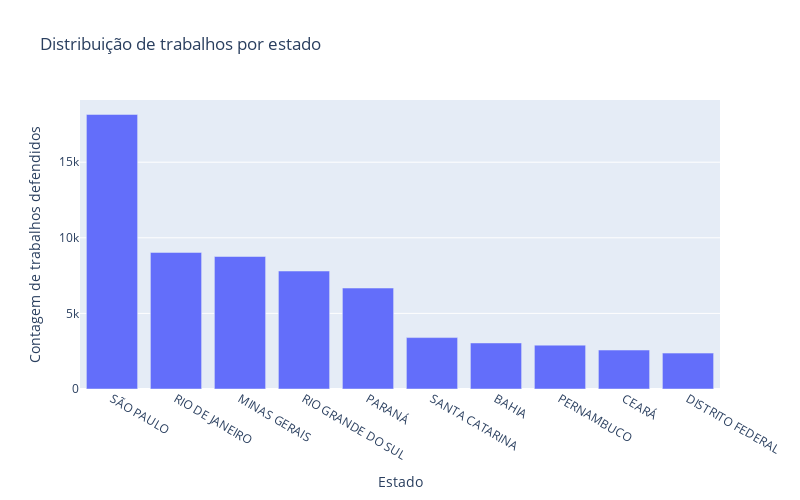

Notebook code for this chart:
### Code cell
df_top_15 = df_grouped.sort_values(by='Count', ascending=False).head(10)
fig = px.bar(df_top_15.sort_values(by='Count', ascending=False), x='Estados', y='Count', title='Distribuição de trabalhos por estado')
fig.update_layout(
    yaxis_title='Contagem de trabalhos defendidos',
    xaxis_title='Estado',
    width=800,  # Adjust the width
    height=500  # Adjust the height
)
fig.show()

### Figure 1 — Plotly figure (JSON) as saved in the notebook; plotly's stock layout.template omitted (floating-point values rounded to 4 significant figures)
{"data": [{"alignmentgroup": "True", "hovertemplate": "Estados=%{x}<br>Count=%{y}<extra></extra>", "legendgroup": "", "marker": {"color": "#636efa", "pattern": {"shape": ""}}, "name": "", "offsetgroup": "", "orientation": "v", "showlegend": false, "textposition": "auto", "type": "bar", "x": ["SÃO PAULO", "RIO DE JANEIRO", "MINAS GERAIS", "RIO GRANDE DO SUL", "PARANÁ", "SANTA CATARINA", "BAHIA", "PERNAMBUCO", "CEARÁ", "DISTRITO FEDERAL"], "xaxis": "x", "y": [18158, 9034, 8763, 7803, 6677, 3401, 3045, 2901, 2576, 2374], "yaxis": "y"}], "layout": {"barmode": "relative", "height": 500, "legend": {"tracegroupgap": 0}, "title": {"text": "Distribuição de trabalhos por estado"}, "width": 800, "xaxis": {"anchor": "y", "domain": [0, 1], "title": {"text": "Estado"}}, "yaxis": {"anchor": "x", "domain": [0, 1], "title": {"text": "Contagem de trabalhos defendidos"}}}}
